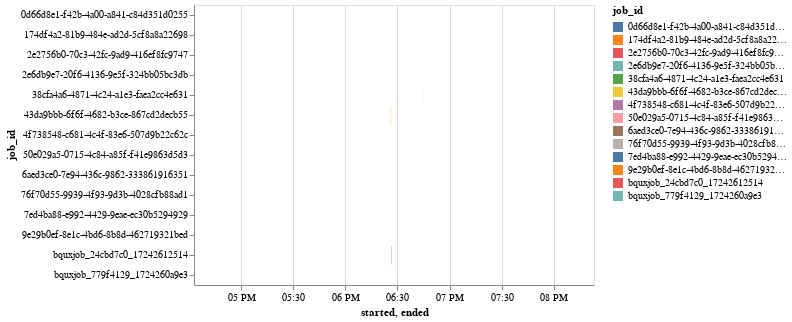

Notebook source saved alongside this figure:
### Code cell
jobs.plot_timeline(df=jobs.job_timelines, x="started", x2="ended", y="job_id", color="job_id")

### Figure 1 — Vega-Lite specification as saved in the notebook (floating-point values rounded to 4 significant figures)
{"config": {"view": {"continuousWidth": 400, "continuousHeight": 300}}, "data": {"name": "data-82b05e30a3ff5fd0ee5411d06a0cd181"}, "mark": "bar", "encoding": {"color": {"type": "nominal", "field": "job_id"}, "tooltip": [{"type": "nominal", "field": "job_id"}, {"type": "nominal", "field": "job_type"}, {"type": "temporal", "field": "created"}, {"type": "temporal", "field": "started"}, {"type": "temporal", "field": "ended"}], "x": {"type": "temporal", "field": "started"}, "x2": {"field": "ended"}, "y": {"type": "nominal", "field": "job_id"}}, "$schema": "https://vega.github.io/schema/vega-lite/v4.8.1.json", "datasets": {"data-82b05e30a3ff5fd0ee5411d06a0cd181": [{"job_id": "4f738548-c681-4c4f-83e6-507d9b22c62c", "job_type": "query", "created": "2020-05-23T20:23:15.926000+00:00", "started": "2020-05-23T20:23:16.362000+00:00", "ended": "2020-05-23T20:23:16.396000+00:00"}, {"job_id": "38cfa4a6-4871-4c24-a1e3-faea2cc4e631", "job_type": "query", "created": "2020-05-23T18:45:07.502000+00:00", "started": "2020-05-23T18:45:07.627000+00:00", "ended": "2020-05-23T18:45:08.917000+00:00"}, {"job_id": "0d66d8e1-f42b-4a00-a841-c84d351d0255", "job_type": "query", "created": "2020-05-23T18:45:03.259000+00:00", "started": "2020-05-23T18:45:03.523000+00:00", "ended": "2020-05-23T18:45:03.523000+00:00"}, {"job_id": "174df4a2-81b9-484e-ad2d-5cf8a8a22698", "job_type": "query", "created": "2020-05-23T18:27:02.722000+00:00", "started": "2020-05-23T18:27:02.857000+00:00", "ended": "2020-05-23T18:27:03.416000+00:00"}, {"job_id": "76f70d55-9939-4f93-9d3b-4028cfb88ad1", "job_type": "query", "created": "2020-05-23T18:26:58.117000+00:00", "started": "2020-05-23T18:26:58.172000+00:00", "ended": "2020-05-23T18:26:58.172000+00:00"}, {"job_id": "bquxjob_24cbd7c0_17242612514", "job_type": "query", "created": "2020-05-23T18:26:24.658000+00:00", "started": "2020-05-23T18:26:24.759000+00:00", "ended": "2020-05-23T18:26:36.434000+00:00"}, {"job_id": "43da9bbb-6f6f-4682-b3ce-867cd2decb55", "job_type": "query", "created": "2020-05-23T18:26:09.050000+00:00", "started": "2020-05-23T18:26:09.182000+00:00", "ended": "2020-05-23T18:26:22.392000+00:00"}, {"job_id": "7ed4ba88-e992-4429-9eae-ec30b5294929", "job_type": "query", "created": "2020-05-23T18:25:57.751000+00:00", "started": "2020-05-23T18:25:57.819000+00:00", "ended": "2020-05-23T18:25:57.819000+00:00"}, {"job_id": "2e2756b0-70c3-42fc-9ad9-416ef8fc9747", "job_type": "query", "created": "2020-05-23T18:25:41.122000+00:00", "started": "2020-05-23T18:25:41.317000+00:00", "ended": "2020-05-23T18:25:41.341000+00:00"}, {"job_id": "9e29b0ef-8e1c-4bd6-8b8d-462719321bed", "job_type": "query", "created": "2020-05-23T18:09:05.371000+00:00", "started": "2020-05-23T18:09:05.500000+00:00", "ended": "2020-05-23T18:09:05.520000+00:00"}, {"job_id": "6aed3ce0-7e94-436c-9862-333861916351", "job_type": "query", "created": "2020-05-23T18:08:55.782000+00:00", "started": "2020-05-23T18:08:55.886000+00:00", "ended": "2020-05-23T18:08:55.904000+00:00"}, {"job_id": "2e6db9e7-20f6-4136-9e5f-324bb05bc3db", "job_type": "query", "created": "2020-05-23T18:08:31.941000+00:00", "started": "2020-05-23T18:08:32.069000+00:00", "ended": "2020-05-23T18:08:32.092000+00:00"}, {"job_id": "50e029a5-0715-4c84-a85f-f41e9863d5d3", "job_type": "query", "created": "2020-05-23T18:08:21.575000+00:00", "started": "2020-05-23T18:08:22.164000+00:00", "ended": "2020-05-23T18:08:22.750000+00:00"}, {"job_id": "bquxjob_779f4129_1724260a9e3", "job_type": "query", "created": "2020-05-23T16:32:43.007000+00:00", "started": "2020-05-23T16:32:43.690000+00:00", "ended": "2020-05-23T16:32:44.415000+00:00"}]}}
